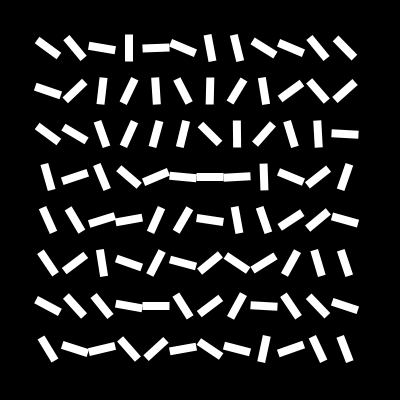
Frame 1 (no input)
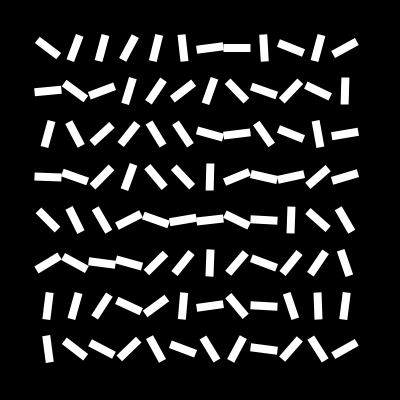
Frame 60 (no input)
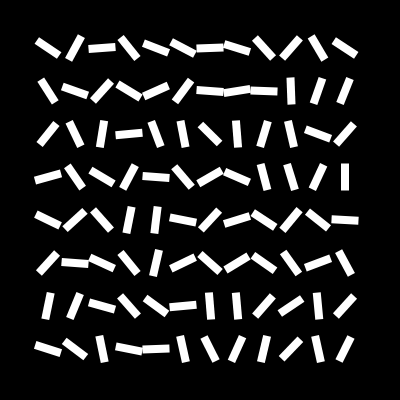
Frame 120 (the mouse pressed at the canvas centre since frame 60)

The p5.js sketch that drew these frames (run headless with seeded random() and noise() and a simulated clock; from frame 60 on, the mouse is pressed at the canvas centre):

// p5.js sketch
// ── sketch.js
const width = 400;
const height = 400;
const halfW = width / 2;
const halfH = height / 2;

function setup() {
	createCanvas(width, height);
	noStroke();
	rectMode(CENTER);
}

function draw() {
	background(0);
	fill(255, 255, 255);

	for (let y = 48; y < height - 43; y += 43) {
		for (let x = 48; x < width - 43; x += 27) {
			resetMatrix();
			translate(x, y);
			rotate(TWO_PI * noise(x, y, frameCount / 70));
			rect(0, 0, 8, 27);
		}
	}
}
